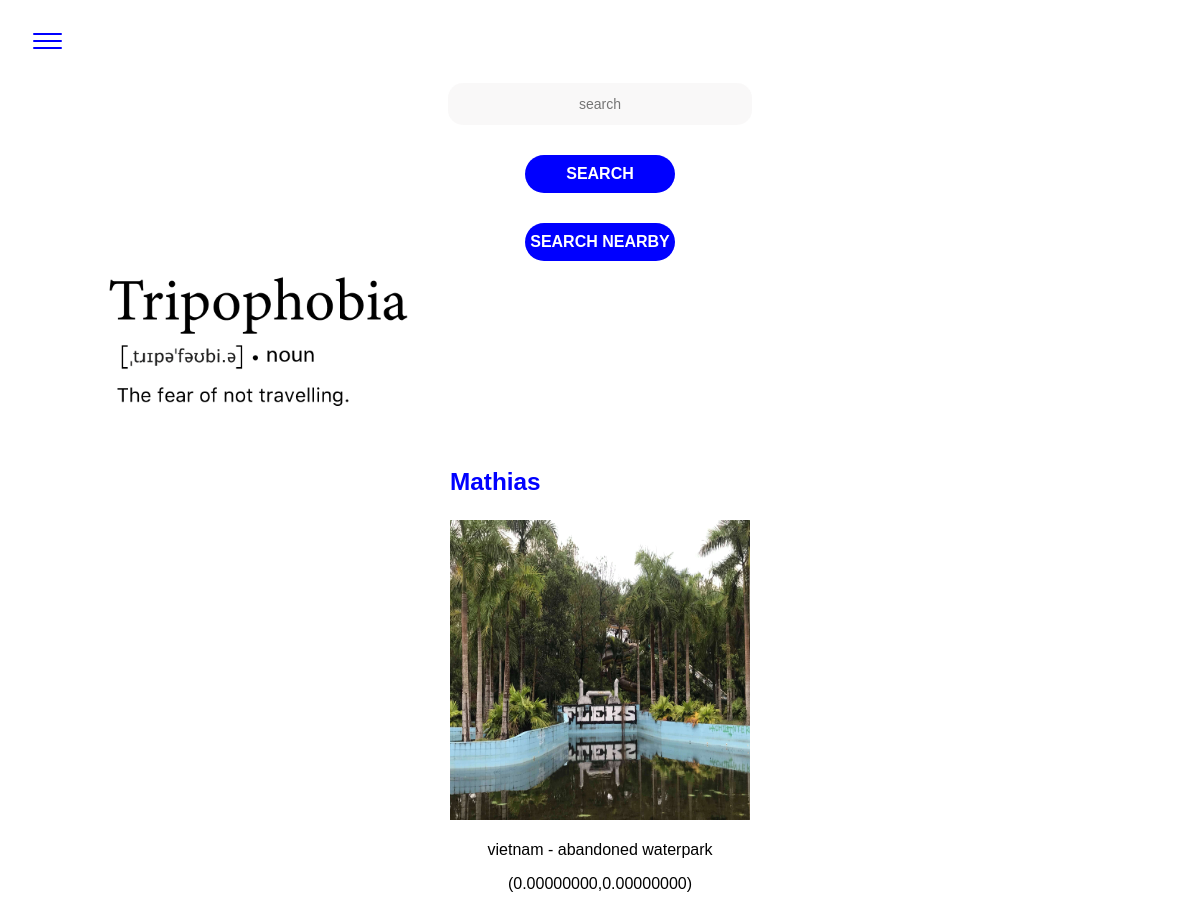
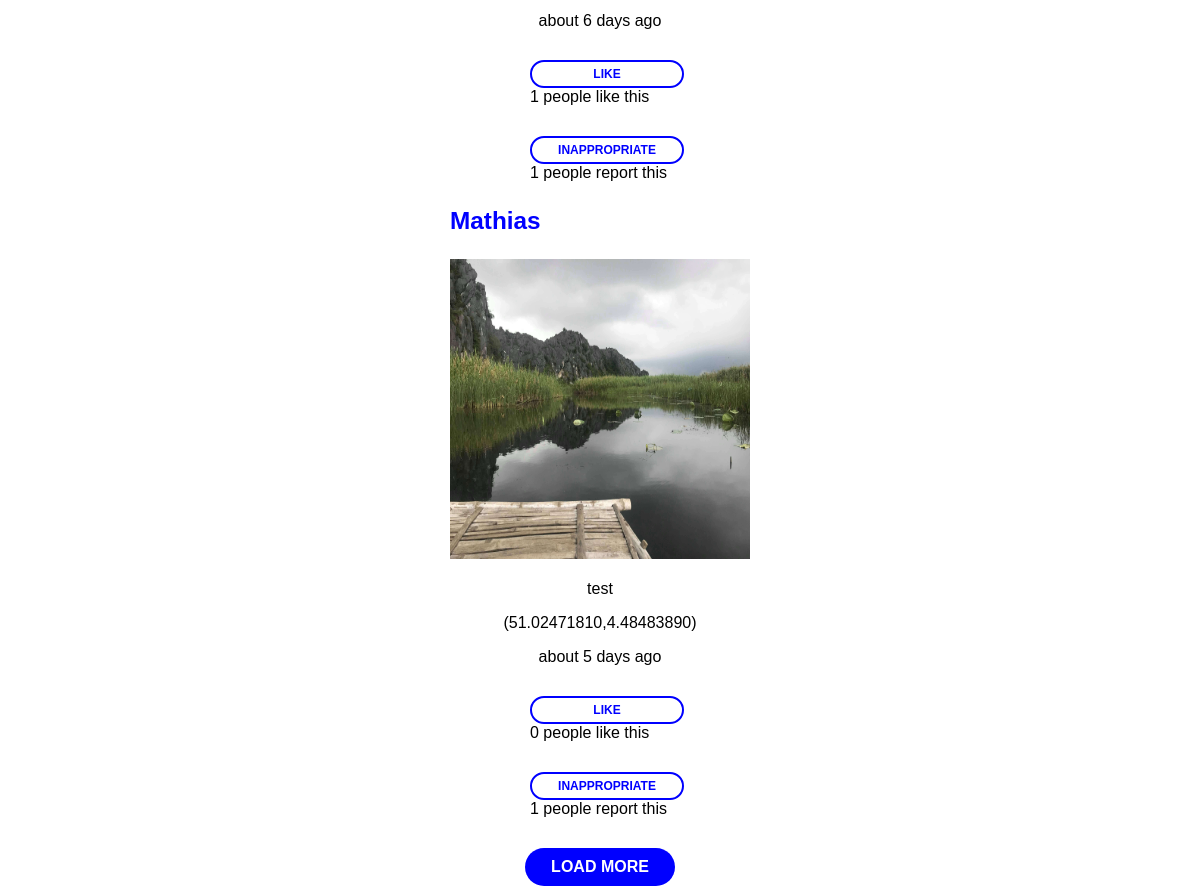
The page /index.php (signed in) on the database its author committed (2 pictures, top to bottom).
### tables this page shows
CREATE TABLE `images` (
  `id` int(11) NOT NULL,
  `user_id` int(11) NOT NULL,
  `user_name` varchar(255) NOT NULL,
  `img_description` varchar(255) NOT NULL,
  `date_created` timestamp NOT NULL DEFAULT CURRENT_TIMESTAMP,
  `file_path` varchar(255) NOT NULL,
  `longitude` decimal(10,8) NOT NULL,
  `latitude` decimal(10,8) NOT NULL
);

### classes/Post.php (called while the page is built, shortened)
<?php
class Post
{
    public $id;
    private $date_created;
    public function getId()
    {
        return $this->id;
    }
    public function getDate_created()
    {
        return $this->date_created;
    }
    public static function getAllFromFriends($ids, $start, $counter)
    {
        $conn = Db::getInstance();
        $result = $conn->prepare('SELECT * FROM images WHERE user_id IN ('.$ids.') limit '.$start.','.$counter);
        $result->execute();
        return $result->fetchAll(PDO::FETCH_CLASS, __CLASS__);
    }
    public function getLikes()
    {
        $conn = Db::getInstance();
        $statement = $conn->prepare('select count(*) as countLikes from likes where post_id = :postid');
        $statement->bindValue(':postid', $this->id);
        $statement->execute();
        $result = $statement->fetch(PDO::FETCH_ASSOC);
        return $result['countLikes'];
    }
    public static function convertTime($time_ago)
    {
        $estimate_time = time() - $time_ago;
        $condition = array(
                12 * 30 * 24 * 60 * 60 => 'year',
                30 * 24 * 60 * 60 => 'month',
                24 * 60 * 60 => 'day',
                60 * 60 => 'hour',
                60 => 'minute',
                1 => 'second',
    );
        foreach ($condition as $secs => $str) {
            $d = $estimate_time / $secs;
            if ($d >= 1) {
                $r = round($d);
                return 'about '.$r.' '.$str.($r > 1 ? 's' : '').' ago';
            }
        }
    }
    public function getNrOfInappropriate()
    {
        $conn = Db::getInstance();
        $statement = $conn->prepare('SELECT count(*) AS amountOfInappropriate FROM inappropriate WHERE post_id=:postid');
        $statement->bindValue(':postid', $this->id);
        $result = $statement->execute();
        $result = $statement->fetch(PDO::FETCH_NUM);
        return $result;
    }
}

### index.php (the view, shortened to what this page needs)
<?php
$friendList = $_SESSION['userid'];
$friends = Friends::getFriends($_SESSION['userid']);
foreach ($friends as $friend):
  $id = $friend['user_one'];
  if ($id == $_SESSION['userid']) {
      $friendList = $friendList.','.$friend['user_two'];
  } else {
      $friendList = $friendList.','.$id;
  }
 endforeach;
$posts = Post::getAllFromFriends($friendList, 0, 2);
?><!DOCTYPE html>
<html lang="en">
<head>
  <link rel="stylesheet" type="text/css" href="css/style.css">
</head>
<body>
<?php include_once 'nav.inc.php'; ?>
<img src="images/logo.png" alt="Logo Tripophobia" class="logo">
<div id="resultlist">
  <?php
  foreach ($posts as $post):
  $t = $post->getDate_created();
  $time_ago = strtotime($t);
  ?>
    <article class="center-div-image">
      <a href="profileFriends.php?id=<?php echo $post->user_id; ?>"> <h3 class="username"><?php echo $post->user_name; ?></h3></a>
      <a href="detailPost.php?id=<?php echo $post->getId(); ?>"><img src=" <?php echo 'uploads/'.$post->file_path; ?> "  height=300 width=300 alt=""> </a>
      <p><?php echo $post->img_description; ?></p>
      <p>(<?php echo $post->latitude.','.$post->longitude; ?>)</p>
      <p><?php echo $convertedDate = Post::convertTime($time_ago); ?></p>
      <div class="center-div"><a href="#" class="like btn--secondary" data-id="<?php echo $post->id; ?>" >Like</a> <span class='likes'><?php echo $post->getLikes(); ?></span> people like this </div>
      <div class="center-div"><a href="#" class="report btn--secondary" data-id="<?php echo $post->id; ?>" >Inappropriate</a> <span class='inappropriate'><?php echo implode($post->getNrOfInappropriate()); ?></span> people report this </div>
    </article>
  <?php endforeach; ?>
  </div>
  <button class="loadmore btn--primary"> Load more </button>
</body>
</html>

### css/style.css (style rules this page uses)
body { font-family: 'Helvetica', sans-serif; font-size: 16px; }
p { text-align: center; }
.logo { display: block; margin: 10px 100px 60px; width: 300px; }
a { text-decoration: none; color: blue; opacity:1; font-size: 1.3em; font-weight: 400; transition: 200ms; }
.btn--primary { color: #ffffff; font-size: 16px; font-weight: 700; text-transform: uppercase; background-color: blue; width: 150px; padding: 10px 0px; border-radius: 20px; border:0px; margin: 30px auto 0px auto; display: block; padding: auto; transition: 200ms; }
.btn--secondary { text-decoration: none; text-align: center; color: blue; font-size: 12px; font-weight: 700; text-transform: uppercase; width: 150px; padding: 5px 0px; border: 2px solid blue; border-radius: 20px; margin: 30px auto 0px auto; display: block; transition: 200ms; }
span { text-align: center; }
.center-div { margin: 20px auto; width: 140px; }
.center-div-image { margin: 20px auto; width: 300px; }

### rows shown on the page
images: user_name "Mathias", file_path (picture), img_description "vietnam - abandoned waterpark", latitude "0.00000000", longitude "0.00000000", date_created "about 6 days ago", Likes "1", NrOfInappropriate "1"
images: user_name "Mathias", file_path (picture), img_description "test", latitude "51.02471810", longitude "4.48483890", date_created "about 5 days ago", Likes "0", NrOfInappropriate "1"
